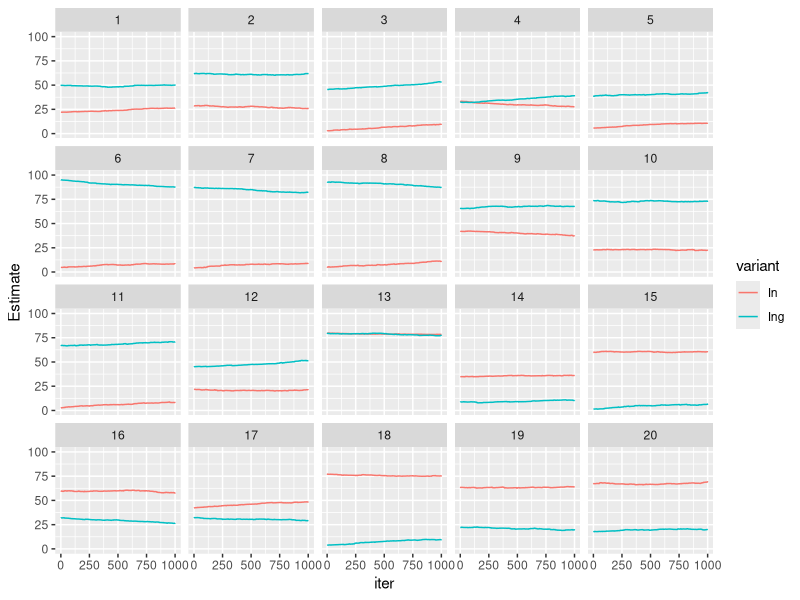
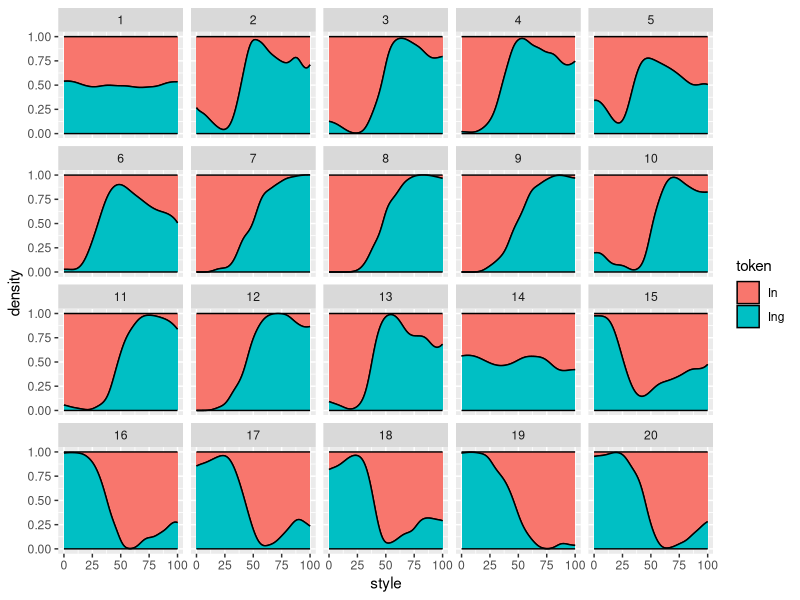

R code for these plots, in order: (Note: a time limit stopped this script after it produced the figures.)

library(ggplot2)
library(reshape2)
library(plyr)


generate_new_speaker <- function(niter, generation, min = 0, max = 100, old_speaker){
  # This function generates a new learner.
  #"In" and "Ing" are the (mean) style values for each variant
  #token is whihc variant they just heard
  #style is which style "
  experience <- list(In    = vector(length = niter),
                     Ing   = vector(length = niter),
                     token = vector(length = niter),
                     style = vector(length = niter),
                     iter  = 1:niter,
                     generation = rep(generation, niter)
  )
  #  experience[["Ing"]][1]   <- (max-min)/2
  #  experience[["In"]][1]    <- (max-min)/2
  
  #JCW: I am changing the above to be values generated from old_speaker
  
  
  currentobs <- generate_from_speaker(old_speaker)
  
  if(currentobs[["token"]] == "Ing"){
    while(currentobs[["token"]] == "Ing"){
      lastobs <- currentobs
      currentobs <- generate_from_speaker(old_speaker)
    }
    
    experience[["Ing"]][1]   <- lastobs[["style"]]
    experience[["In"]][1]    <- currentobs[["style"]]
    
    #debug
    print("Ing")
    print(lastobs[["style"]])
    print(currentobs[["style"]])
  }
  
  else {
    while(currentobs[["token"]] == "In"){
      lastobs <- currentobs
      currentobs <- generate_from_speaker(old_speaker)
    }
    
    experience[["Ing"]][1]   <- currentobs[["style"]]
    experience[["In"]][1]    <- lastobs[["style"]]
    
    #debug
    print("In")
    print(lastobs[["style"]])
    print(currentobs[["style"]])
  }
  experience[["token"]][1] <- NA
  experience[["style"]][1] <- NA
  return(experience)
}

update_speaker <- function(speaker, lambda, iter, token, style){
  # this function updates a learner with input
  #speaker is basically experience  
  other_token <- c(In = "Ing", Ing = "In")
  other <- other_token[token]
  
  #expectation is a style value    
  previous_expectation <- speaker[[token]][iter-1]
  
  #If its closer than 1 unit to the expectation than dist = 1
  dist    <- max(1, abs(style-previous_expectation))
  
  #weight is smaller at larger distances from the expectation
  weight  <- lambda * (1/(dist^2))
  
  #check this update with Joe  
  new_expectation <- (previous_expectation * (1-weight)) + (style * weight)
  
  speaker[[token]][iter]   <- new_expectation
  speaker[[other]][iter]   <- speaker[[other]][iter-1]
  speaker[["style"]][iter] <- style
  speaker[["token"]][iter] <- token
  
  return(speaker)
}

generate_from_speaker <- function(speaker, min = 0, max = 100, eps = 0.001){
  # this function generates a tokens from a mature speaker
  #Choose style to speak, which is an independent choice
  style <- runif(1, min, max)
  
  #Takes their last expectation for the style of each token
  In_expect  <- rev(speaker[["In"]])[1]
  Ing_expect <- rev(speaker[["Ing"]])[1]
  
  #eps is epsilon, the smallest value that something can take, as in clustering algorithms
  In_dist  <- max(eps, abs(style - In_expect))
  Ing_dist <- max(eps, abs(style - Ing_expect))
  
  In_weight  <- 1/(In_dist^2)
  Ing_weight <- 1/(Ing_dist^2)
  
  In_prob  <- In_weight /(In_weight+Ing_weight)
  Ing_prob <- Ing_weight/(In_weight+Ing_weight)
  
  token <- sample(c("In","Ing"), size=1, prob=c(In_prob,Ing_prob))
  
  return(list(style = style, token = token))
}

#initializing old speaker. these will be the style values for generation 0.

#old_speaker should have SAME STYLE for in/ing, to model first generation after doublet is innovated
old_speaker <- list(In    = 50,
                    Ing   = 50,
                    token = NA,
                    style = NA)

ngenerations <- 20
niter <- 1000
lambda <- 0.3

generations <- vector(length = ngenerations, mode = "list")


for(gen in 1:ngenerations){
  new_speaker <- generate_new_speaker(niter = niter, generation=gen, old_speaker = old_speaker)
  for(iter in 2:niter){
    obs <- generate_from_speaker(old_speaker)
    #obs is a token and its associated style    
    token <- obs[["token"]]
    style <- obs[["style"]]
    
    new_speaker <- update_speaker(new_speaker, lambda=lambda, iter=iter, token=token, style=style)
  }
  generations[[gen]] <- as.data.frame(new_speaker)
  old_speaker <- new_speaker
}


generations.df <- rbind.fill(generations)

generations.df.melt <- melt(generations.df, value.name = "Estimate", id.vars = c("token", "style", "iter", "generation"), variable.name = "variant", na.rm = TRUE, measure.vars = c("In", "Ing"))

pdf("1000iterPerGen.pdf")

ggplot(generations.df.melt, aes(x = iter, y = Estimate, color=variant, group=variant))+
  geom_step()+
  facet_wrap(~generation)+
  ylim(0,100)

#ggplot(generations.df, aes(iter, Ing))+
#  geom_step()+
#  facet_wrap(~generation)+
#  ylim(50,100)

ggplot(subset(generations.df, !is.na(style)), aes(style, fill = token))+
  stat_density(color = "black", position = "fill")+
  facet_wrap(~generation)

dev.off()


#Reinitializing old speaker for new run. These will be the style values for generation 0.

#old_speaker should have SAME STYLE for in/ing, to model first generation after doublet is innovated
old_speaker <- list(In    = 50,
                    Ing   = 50,
                    token = NA,
                    style = NA)

ngenerations <- 20
niter <- 20000
lambda <- 0.3

generations <- vector(length = ngenerations, mode = "list")


for(gen in 1:ngenerations){
  new_speaker <- generate_new_speaker(niter = niter, generation=gen, old_speaker = old_speaker)
  for(iter in 2:niter){
    obs <- generate_from_speaker(old_speaker)
    #obs is a token and its associated style    
    token <- obs[["token"]]
    style <- obs[["style"]]
    
    new_speaker <- update_speaker(new_speaker, lambda=lambda, iter=iter, token=token, style=style)
  }
  generations[[gen]] <- as.data.frame(new_speaker)
  old_speaker <- new_speaker
}


generations.df <- rbind.fill(generations)

generations.df.melt <- melt(generations.df, value.name = "Estimate", id.vars = c("token", "style", "iter", "generation"), variable.name = "variant", na.rm = TRUE, measure.vars = c("In", "Ing"))

pdf("20000iterPerGen.pdf")

ggplot(generations.df.melt, aes(x = iter, y = Estimate, color=variant, group=variant))+
  geom_step()+
  facet_wrap(~generation)+
  ylim(0,100)

#ggplot(generations.df, aes(iter, Ing))+
#  geom_step()+
#  facet_wrap(~generation)+
#  ylim(50,100)

ggplot(subset(generations.df, !is.na(style)), aes(style, fill = token))+
  stat_density(color = "black", position = "fill")+
  facet_wrap(~generation)

dev.off()
